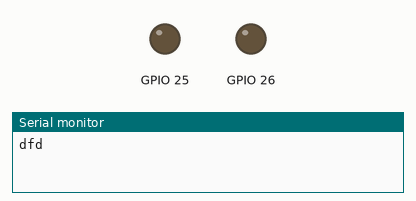
Simulated run of this sketch. Board: ESP32. On the bench: output pins drawn as LEDs (lit = HIGH), the last lines printed to the serial monitor.

Above: at 0.1 s.
At 4.6 s:
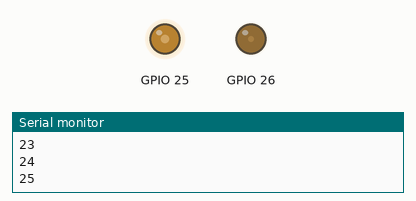
At 8.4 s:
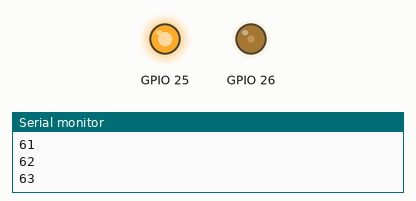
At 14.6 s:
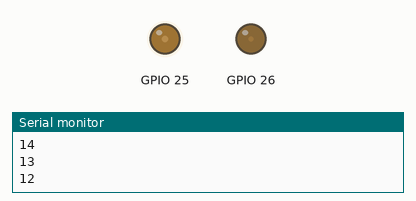
Timing chart, 0 to 17.2 s (numbered marks = the images above):
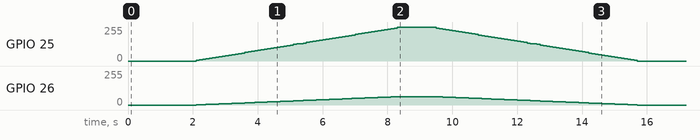

The sketch:

2_robot_movement.ino
```cpp
void setup(){
   Serial.begin(115200);
   ledcSetup(0, 5000, 8);
   ledcAttachPin(26, 0);
   ledcSetup(1, 5000, 6);
   ledcAttachPin(25, 1);
   ledcWrite(1, 0);
   ledcWrite(0, 0);
   Serial.println("dfd");

   delay(2000);

   for (int i=0; i<64; i++){
      ledcWrite  (1, i);
      ledcWrite  (0, i);
      Serial.println(i);
      delay(100);
   }
   delay(1000);
   for (int i=63; i>=0; i--){
      ledcWrite  (1, i);
      ledcWrite  (0, i);
      Serial.println(i);
      delay(100);
   }

//          ledcWrite(1, 0);
//  ledcWrite  (0, 255);

//    Serial.println("fgfdgsdg");
//    delay(1000);
//          ledcWrite(1, 255);
//    ledcWrite(0, 255);
//    delay(1000);
//       ledcWrite(1, 0);
//  ledcWrite  (0, 255);
//  Serial.println("ttttttttttt");
//    delay(1000);
//       ledcWrite(1, 255);
//    ledcWrite(0, 255);
//    delay(1000);
//       ledcWrite(1, 0);
//    ledcWrite(0, 0);
//    delay(1000);
// delay(2000);
//    pinMode(26, OUTPUT);
//    pinMode(25, OUTPUT);
//    digitalWrite(26, HIGH);
//    digitalWrite(25, HIGH);
//    delay(2000);
   // digitalWrite(26, LOW);
   // digitalWrite(25, LOW);

   // irrecv.enableIRIn();

}
void loop(){
   delay(10);
}
```
